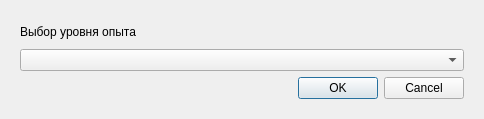
<?xml version="1.0" encoding="UTF-8"?>
<ui version="4.0">
 <class>ExpChange</class>
 <widget class="QDialog" name="ExpChange">
  <property name="geometry">
   <rect>
    <x>0</x>
    <y>0</y>
    <width>484</width>
    <height>119</height>
   </rect>
  </property>
  <property name="windowTitle">
   <string>Выбор уровня опыта</string>
  </property>
  <layout class="QHBoxLayout" name="horizontalLayout_2">
   <item>
    <widget class="QWidget" name="widget" native="true">
     <layout class="QVBoxLayout" name="verticalLayout">
      <item>
       <widget class="QLabel" name="label">
        <property name="text">
         <string>Выбор уровня опыта</string>
        </property>
       </widget>
      </item>
      <item>
       <widget class="QComboBox" name="explist"/>
      </item>
      <item>
       <widget class="QDialogButtonBox" name="buttonBox">
        <property name="standardButtons">
         <set>QDialogButtonBox::Cancel|QDialogButtonBox::Ok</set>
        </property>
       </widget>
      </item>
     </layout>
    </widget>
   </item>
  </layout>
 </widget>
 <resources/>
 <connections>
  <connection>
   <sender>buttonBox</sender>
   <signal>accepted()</signal>
   <receiver>ExpChange</receiver>
   <slot>accept()</slot>
   <hints>
    <hint type="sourcelabel">
     <x>241</x>
     <y>89</y>
    </hint>
    <hint type="destinationlabel">
     <x>241</x>
     <y>59</y>
    </hint>
   </hints>
  </connection>
  <connection>
   <sender>buttonBox</sender>
   <signal>rejected()</signal>
   <receiver>ExpChange</receiver>
   <slot>reject()</slot>
   <hints>
    <hint type="sourcelabel">
     <x>241</x>
     <y>89</y>
    </hint>
    <hint type="destinationlabel">
     <x>241</x>
     <y>59</y>
    </hint>
   </hints>
  </connection>
 </connections>
</ui>
